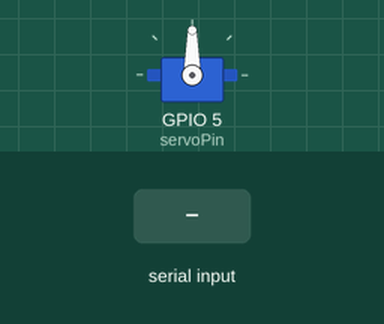
This sketch was run on a simulated ESP32. Shown: servo. The inputs (shaded band) are chosen by the test bench.

Above: at 1.2 s.
1.3 s: "90,45\n" received over Serial
At 2.0 s:
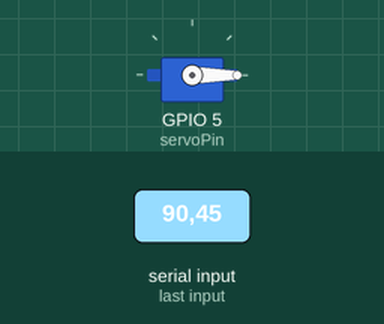
Timing chart, 0 to 4.3 s (numbered marks = the images above; inputs shaded):
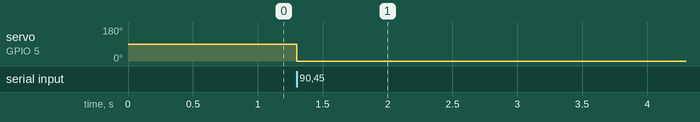

The sketch:

Listing13-2.ino
```cpp
/*******************************************************************************
 * Sketch name: Servo motor calibration
 * Description:
 * Created on:  February 2023
 * Author:      Neil Cameron
 * Book:        ESP32 Communication
 * Chapter :    13 - Remote control motors
 ******************************************************************************/

#include <ESP32Servo.h>          // Servo library for ESP32
Servo servo;            // associate servo with library
int servoPin = 5;           // servo pin
int pulse;

void setup()
{
  Serial.begin(115200);         // Serial Monitor baud rate
  servo.attach(servoPin);       // initialise servo motor
}

void loop()
{
  if(Serial.available())        // text entered in Serial Monitor
  {
    pulse = Serial.parseInt();      // parse text to integer
    servo.writeMicroseconds(pulse);     // move servo motor
  }
}
```

Measured:
- after the input at 1.3 s, servo on GPIO 5 (servoPin): 90° → 0° at once
